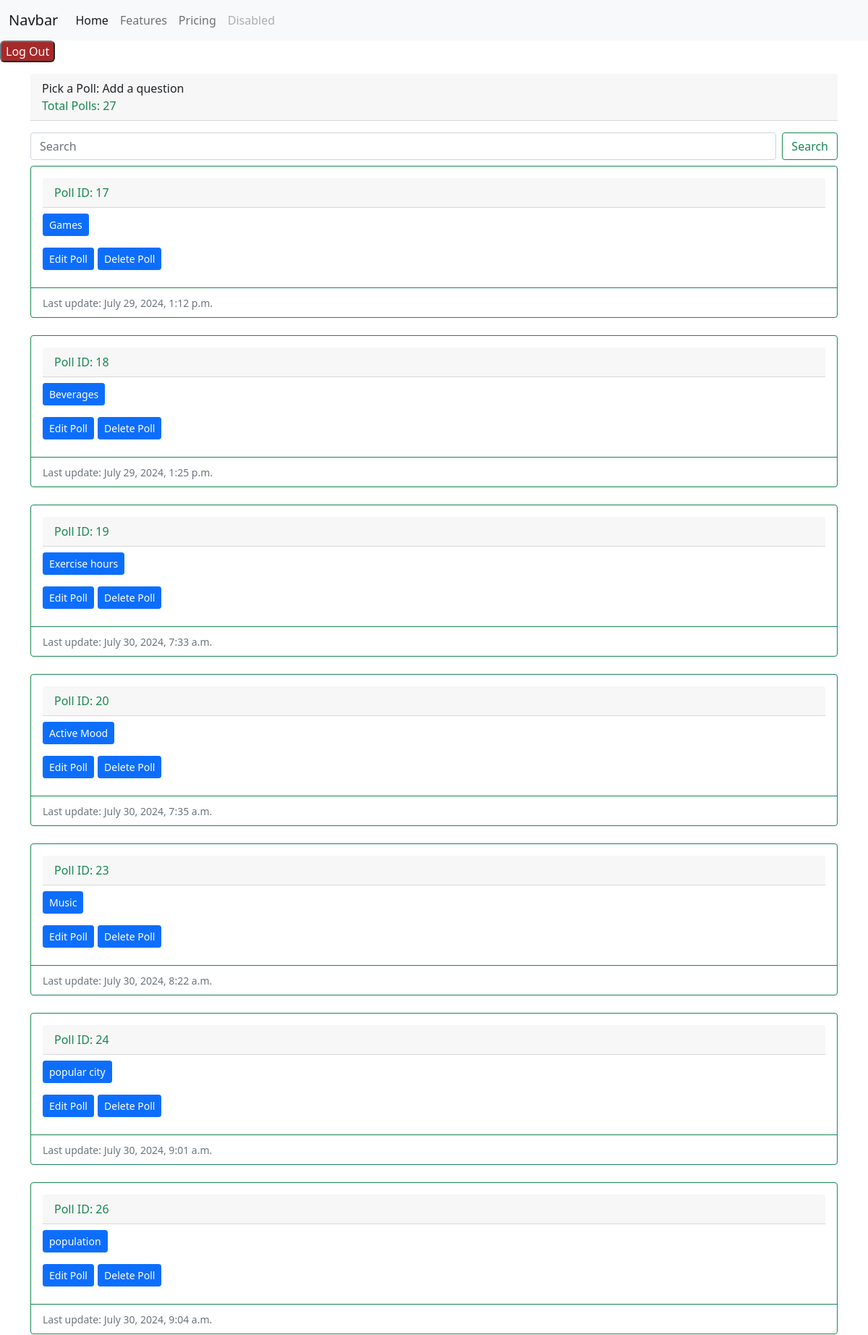
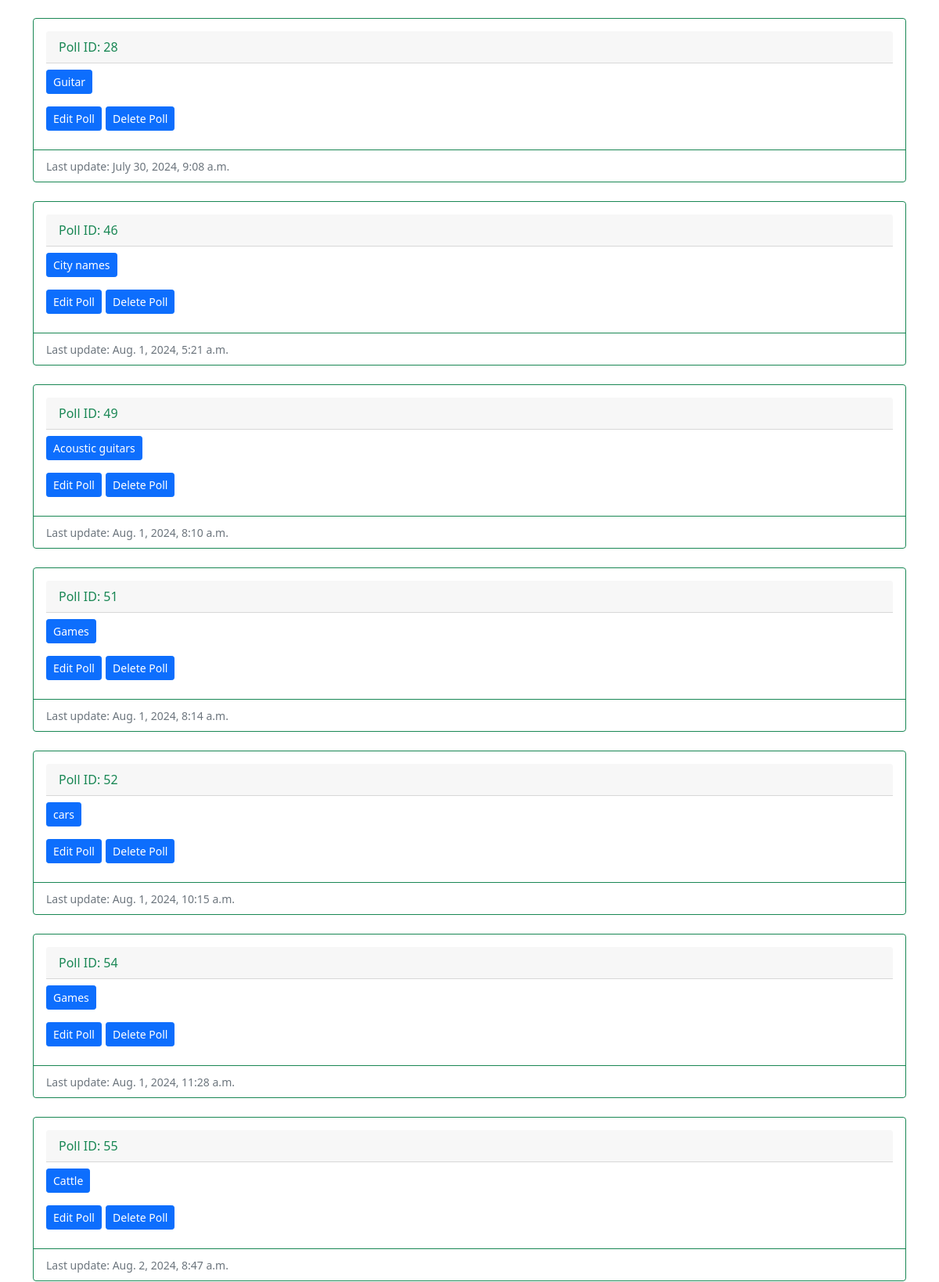
Page /users/available_polls/ (signed in, upper part) on the committed database (2 pictures, top to bottom).
### polls/models.py (models this page shows, shortened)
class Poll(models.Model):
    name = models.CharField(max_length=255, null=True, blank=True)
    posted_by = models.ForeignKey(User, on_delete=models.SET_NULL, null=True, blank=True)
    pub_date = models.DateTimeField("date published",default=timezone.now)

### users/views.py (the view)
# urls.py: path('available_polls/', views.AvailablePollsView.as_view(), name ='available_polls'),
class AvailablePollsView(LoginRequiredMixin, ListView):
    form_class = CreatePollForm
    paginate_by= 4
    template_name = 'users/available_polls.html'
    def get_context_data(self, **kwargs):
        context = super().get_context_data(**kwargs)
        context["polls"] = Poll.objects.all()
        context["count"] = Poll.objects.count()
        return context
    def get_queryset(self):
        search_query = self.request.GET.get("search_poll")
        if search_query:
            object_list = Poll.objects.filter(
                name__icontains=search_query).order_by("-pub_date")
        else:
            object_list = Poll.objects.all()
        return object_list

### users/templates/users/available_polls.html (shortened to what this page needs)
{% extends 'base.html' %}
{% block content%}
<div class="card-header mb-3 mt-3">Pick a Poll: Add a question
  <div class="text-success">Total Polls: {{count}}</div>
</div>
<form action="{% url 'users:pollsearch' %}" class="d-flex mb-2" method="GET">
  <input class="form-control me-2" type="search" placeholder="Search" aria-label="Search" name="search_poll">
  <button class="btn btn-outline-success" type="submit">Search</button>
</form>
<div class="row row-cols-1 row-cols-md-1 g-4">
  {% for poll in polls %}
  <div class="col">
    <div class="card border-success">
      <div class="card-body">
        <div class="card-header text-success mb-2">Poll ID: {{poll.id}}</div>
        <h5 class="card-title mt-2">
          <a href="{% url 'users:create_poll_quiz' poll.id%}" class="btn btn-primary btn-sm">{{poll.name}}</a>
          <div class="mt-3">
            <a href="{%url 'users:edit_poll_name' poll.id %}" class="btn btn-primary btn-sm">Edit Poll</a>
            <a href="{%url 'users:delete_poll_name' poll.pk%}" class="btn btn-primary btn-sm">Delete Poll</a>
          </div>
        </h5>
      </div>
      <div class="card-footer bg-transparent border-success">
        <p class="card-text"><small class="text-muted">Last update: {{poll.pub_date}}</small></p>
      </div>
    </div>
  </div>
  {% endfor %}
</div>
{%endblock%}

### rows in the picture
Poll: id "17", name "Games", pub_date "July 29, 2024, 1:12 p.m."
Poll: id "18", name "Beverages", pub_date "July 29, 2024, 1:25 p.m."
Poll: id "19", name "Exercise hours", pub_date "July 30, 2024, 7:33 a.m."
Poll: id "20", name "Active Mood", pub_date "July 30, 2024, 7:35 a.m."
Poll: id "23", name "Music", pub_date "July 30, 2024, 8:22 a.m."
Poll: id "24", name "popular city", pub_date "July 30, 2024, 9:01 a.m."
Poll: id "26", name "population", pub_date "July 30, 2024, 9:04 a.m."
Poll: id "28", name "Guitar", pub_date "July 30, 2024, 9:08 a.m."
Poll: id "46", name "City names", pub_date "Aug. 1, 2024, 5:21 a.m."
Poll: id "49", name "Acoustic guitars", pub_date "Aug. 1, 2024, 8:10 a.m."
Poll: id "51", name "Games", pub_date "Aug. 1, 2024, 8:14 a.m."
Poll: id "52", name "cars", pub_date "Aug. 1, 2024, 10:15 a.m."
Poll: id "54", name "Games", pub_date "Aug. 1, 2024, 11:28 a.m."
Poll: id "55", name "Cattle", pub_date "Aug. 2, 2024, 8:47 a.m."

### other values in the picture
{{ count }} "27"
